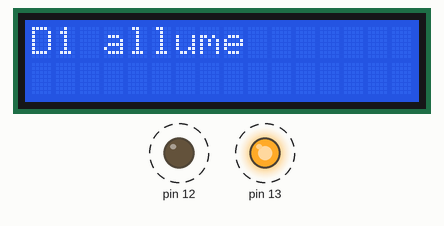
This sketch was run on a simulated Arduino Uno, built with avr-gcc and run on an emulated ATmega328P. On the bench: 16×2 character LCD, output pins drawn as LEDs (lit = HIGH). Dashed ring = blinking.

Above: at 0.1 s.
At 1.1 s:
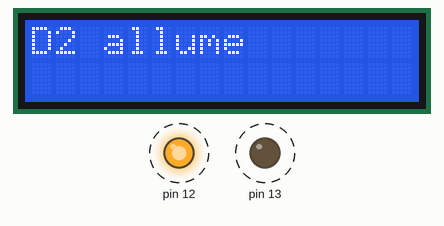
Timing chart, 0 to 130.0 s (numbered marks = the images above):
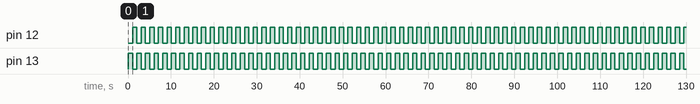

Measured:
- by itself, pin 12, pin 13: alternates HIGH for 1.0 s and LOW for 1.0 s

The sketch:

blink_led_lcd.ino
```cpp
#include <LiquidCrystal.h>
#define rs 9
#define en 8
#define d4 7
#define d5 6
#define d6 5
#define d7 4

// initialisation des pins du lcd

LiquidCrystal lcd(rs, en, d4, d5, d6, d7);
void setup() {

  // initialize lcd 16 x 2

  lcd.begin(16, 2);

  // Definir les ports
  pinMode(13, OUTPUT);
  pinMode(12, OUTPUT);
}

void loop() {
  // Ecriture du code principal
  digitalWrite(13, HIGH); // Allumer la led(HIGH)
  digitalWrite(12, LOW); // Eteindre la led(LOW)
  lcd.clear(); // Enlever les caracteres sur le lcd
  lcd.print("D1 allume"); // Ecrire sur le Lcd D1 allume
  delay(1000);  // attendre pour une seconde
  digitalWrite(13, LOW); // Eteindre la led(LOW)
  digitalWrite(12, HIGH); // Allumer la led(LOW)
  lcd.clear(); // Enlever les carateres sur le lcd
  lcd.print("D2 allume"); // Ecrire sur le lcd D2 allume
  delay(1000);  // attendre pour une seconde
}
```
